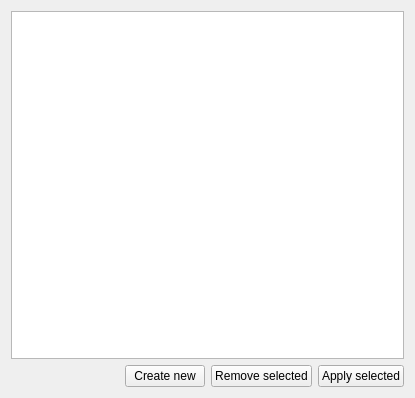
<?xml version="1.0" encoding="UTF-8"?>
<ui version="4.0">
 <class>StashesWidget</class>
 <widget class="QWidget" name="StashesWidget">
  <property name="geometry">
   <rect>
    <x>0</x>
    <y>0</y>
    <width>415</width>
    <height>398</height>
   </rect>
  </property>
  <property name="windowTitle">
   <string>Stashes</string>
  </property>
  <property name="windowIcon">
   <iconset theme="git-stash"/>
  </property>
  <layout class="QVBoxLayout" name="verticalLayout">
   <item>
    <widget class="TreeView" name="treeView">
     <property name="contextMenuPolicy">
      <enum>Qt::CustomContextMenu</enum>
     </property>
     <property name="editTriggers">
      <set>QAbstractItemView::NoEditTriggers</set>
     </property>
    </widget>
   </item>
   <item>
    <layout class="QHBoxLayout" name="horizontalLayout_5">
     <item>
      <spacer name="horizontalSpacer_4">
       <property name="orientation">
        <enum>Qt::Horizontal</enum>
       </property>
       <property name="sizeHint" stdset="0">
        <size>
         <width>40</width>
         <height>20</height>
        </size>
       </property>
      </spacer>
     </item>
     <item>
      <widget class="PushButton" name="pushButtonCreateNew">
       <property name="whatsThis">
        <string>&lt;html&gt;&lt;head/&gt;&lt;body&gt;&lt;p&gt;Save your local modifications to a new stash entry and roll them back to HEAD (in the working tree and in the index). The part is optional and gives the description along with the stashed state.&lt;/p&gt;&lt;p&gt;&lt;br/&gt;&lt;/p&gt;&lt;p&gt;&lt;a href=&quot;https://git-scm.com/docs/git-stash#Documentation/git-stash.txt-push-p--patch-k--no-keep-index-u--include-untracked-a--all-q--quiet-m--messageltmessagegt--pathspec-from-fileltfilegt--pathspec-file-nul--ltpathspecgt82308203&quot;&gt;&lt;span style=&quot; text-decoration: underline; color:#2980b9;&quot;&gt;More information...&lt;/span&gt;&lt;/a&gt;&lt;/p&gt;&lt;/body&gt;&lt;/html&gt;</string>
       </property>
       <property name="text">
        <string>Create new</string>
       </property>
      </widget>
     </item>
     <item>
      <widget class="PushButton" name="pushButtonRemoveSelected">
       <property name="text">
        <string>Remove selected</string>
       </property>
      </widget>
     </item>
     <item>
      <widget class="PushButton" name="pushButtonApply">
       <property name="whatsThis">
        <string>&lt;html&gt;&lt;head/&gt;&lt;body&gt;&lt;p&gt;Apply stash to top of current working directory&lt;/p&gt;&lt;p&gt;&lt;a href=&quot;https://git-scm.com/docs/git-stash#Documentation/git-stash.txt-apply--index-q--quietltstashgt&quot;&gt;&lt;span style=&quot; text-decoration: underline; color:#2980b9;&quot;&gt;More information...&lt;/span&gt;&lt;/a&gt;&lt;/p&gt;&lt;/body&gt;&lt;/html&gt;</string>
       </property>
       <property name="text">
        <string>Apply selected</string>
       </property>
      </widget>
     </item>
    </layout>
   </item>
  </layout>
 </widget>
 <customwidgets>
  <customwidget>
   <class>PushButton</class>
   <extends>QPushButton</extends>
   <header>core/pushbutton.h</header>
  </customwidget>
  <customwidget>
   <class>TreeView</class>
   <extends>QTreeView</extends>
   <header location="global">core/treeview.h</header>
  </customwidget>
 </customwidgets>
 <resources/>
 <connections/>
</ui>
